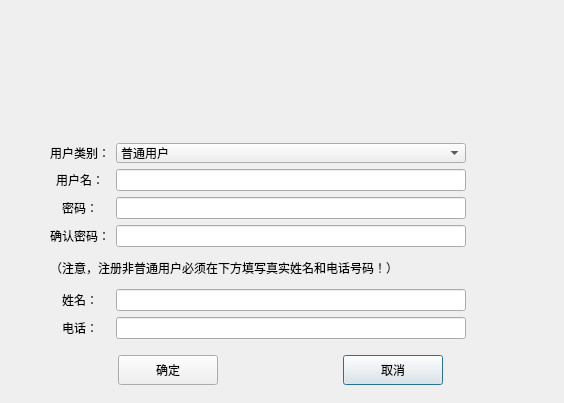
<?xml version="1.0" encoding="UTF-8"?>
<ui version="4.0">
 <class>Dialog</class>
 <widget class="QDialog" name="Dialog">
  <property name="geometry">
   <rect>
    <x>0</x>
    <y>0</y>
    <width>564</width>
    <height>403</height>
   </rect>
  </property>
  <property name="windowTitle">
   <string>Dialog</string>
  </property>
  <widget class="QWidget" name="formLayoutWidget">
   <property name="geometry">
    <rect>
     <x>50</x>
     <y>140</y>
     <width>451</width>
     <height>201</height>
    </rect>
   </property>
   <layout class="QFormLayout" name="formLayout">
    <property name="labelAlignment">
     <set>Qt::AlignCenter</set>
    </property>
    <property name="formAlignment">
     <set>Qt::AlignCenter</set>
    </property>
    <item row="0" column="0">
     <widget class="QLabel" name="clsLabel">
      <property name="text">
       <string>用户类别：</string>
      </property>
     </widget>
    </item>
    <item row="0" column="1">
     <widget class="QComboBox" name="comboBox">
      <property name="maximumSize">
       <size>
        <width>350</width>
        <height>20</height>
       </size>
      </property>
      <item>
       <property name="text">
        <string>普通用户</string>
       </property>
      </item>
      <item>
       <property name="text">
        <string>食堂管理员</string>
       </property>
      </item>
      <item>
       <property name="text">
        <string>商家</string>
       </property>
      </item>
      <item>
       <property name="text">
        <string>派送员</string>
       </property>
      </item>
     </widget>
    </item>
    <item row="1" column="1">
     <widget class="QLineEdit" name="nameEdit">
      <property name="maximumSize">
       <size>
        <width>350</width>
        <height>16777215</height>
       </size>
      </property>
     </widget>
    </item>
    <item row="1" column="0">
     <widget class="QLabel" name="nameLabel">
      <property name="text">
       <string>用户名：</string>
      </property>
     </widget>
    </item>
    <item row="2" column="1">
     <widget class="QLineEdit" name="pwdEdit">
      <property name="maximumSize">
       <size>
        <width>350</width>
        <height>16777215</height>
       </size>
      </property>
     </widget>
    </item>
    <item row="2" column="0">
     <widget class="QLabel" name="pwdLabel">
      <property name="text">
       <string>密码：</string>
      </property>
     </widget>
    </item>
    <item row="3" column="1">
     <widget class="QLineEdit" name="cfmpwdEdit">
      <property name="maximumSize">
       <size>
        <width>350</width>
        <height>16777215</height>
       </size>
      </property>
     </widget>
    </item>
    <item row="3" column="0">
     <widget class="QLabel" name="cfmpwdLabel">
      <property name="text">
       <string>确认密码：</string>
      </property>
     </widget>
    </item>
    <item row="4" column="0" colspan="2">
     <widget class="QLabel" name="label_8">
      <property name="minimumSize">
       <size>
        <width>0</width>
        <height>30</height>
       </size>
      </property>
      <property name="maximumSize">
       <size>
        <width>16777215</width>
        <height>30</height>
       </size>
      </property>
      <property name="text">
       <string>（注意，注册非普通用户必须在下方填写真实姓名和电话号码！）</string>
      </property>
     </widget>
    </item>
    <item row="5" column="1">
     <widget class="QLineEdit" name="realNameEdit">
      <property name="maximumSize">
       <size>
        <width>350</width>
        <height>16777215</height>
       </size>
      </property>
     </widget>
    </item>
    <item row="5" column="0">
     <widget class="QLabel" name="realNameLabel">
      <property name="text">
       <string>姓名：</string>
      </property>
     </widget>
    </item>
    <item row="6" column="1">
     <widget class="QLineEdit" name="phoneEdit">
      <property name="maximumSize">
       <size>
        <width>350</width>
        <height>16777215</height>
       </size>
      </property>
     </widget>
    </item>
    <item row="6" column="0">
     <widget class="QLabel" name="phoneLabel">
      <property name="text">
       <string>电话：</string>
      </property>
     </widget>
    </item>
   </layout>
  </widget>
  <widget class="QLabel" name="label">
   <property name="geometry">
    <rect>
     <x>0</x>
     <y>0</y>
     <width>561</width>
     <height>121</height>
    </rect>
   </property>
   <property name="text">
    <string/>
   </property>
   <property name="pixmap">
    <pixmap resource="login_topbg.qrc">:/png/images/login_topbg.png</pixmap>
   </property>
  </widget>
  <widget class="QWidget" name="gridLayoutWidget">
   <property name="geometry">
    <rect>
     <x>0</x>
     <y>350</y>
     <width>561</width>
     <height>41</height>
    </rect>
   </property>
   <layout class="QGridLayout" name="gridLayout">
    <item row="0" column="3">
     <widget class="QPushButton" name="cancelButton">
      <property name="minimumSize">
       <size>
        <width>100</width>
        <height>30</height>
       </size>
      </property>
      <property name="text">
       <string>取消</string>
      </property>
     </widget>
    </item>
    <item row="0" column="1">
     <widget class="QPushButton" name="okButton">
      <property name="minimumSize">
       <size>
        <width>100</width>
        <height>30</height>
       </size>
      </property>
      <property name="text">
       <string>确定</string>
      </property>
     </widget>
    </item>
    <item row="0" column="0">
     <spacer name="horizontalSpacer">
      <property name="orientation">
       <enum>Qt::Horizontal</enum>
      </property>
      <property name="sizeHint" stdset="0">
       <size>
        <width>80</width>
        <height>20</height>
       </size>
      </property>
     </spacer>
    </item>
    <item row="0" column="2">
     <spacer name="horizontalSpacer_3">
      <property name="orientation">
       <enum>Qt::Horizontal</enum>
      </property>
      <property name="sizeHint" stdset="0">
       <size>
        <width>20</width>
        <height>20</height>
       </size>
      </property>
     </spacer>
    </item>
    <item row="0" column="4">
     <spacer name="horizontalSpacer_2">
      <property name="orientation">
       <enum>Qt::Horizontal</enum>
      </property>
      <property name="sizeHint" stdset="0">
       <size>
        <width>80</width>
        <height>20</height>
       </size>
      </property>
     </spacer>
    </item>
   </layout>
  </widget>
 </widget>
 <resources>
  <include location="login_topbg.qrc"/>
 </resources>
 <connections/>
</ui>
